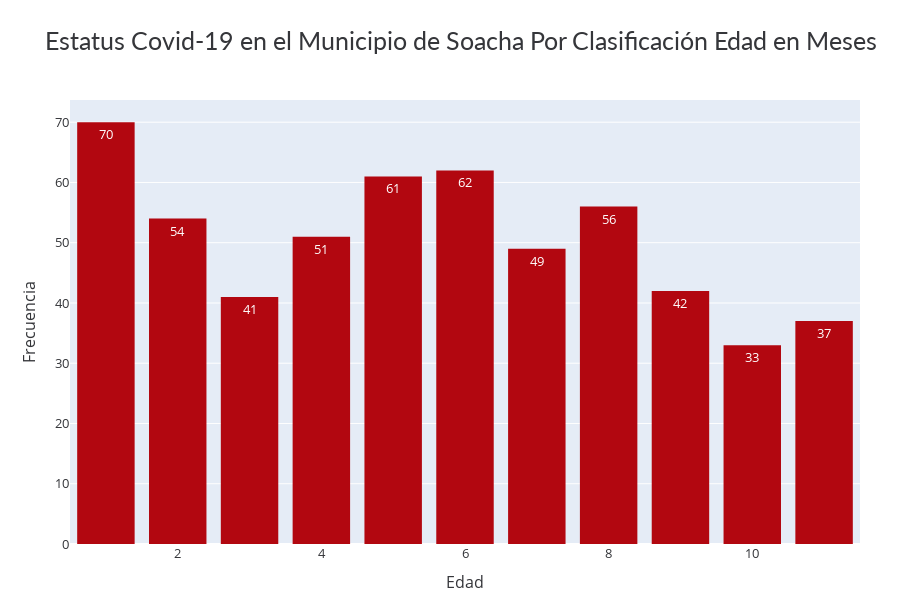

Source (notebook cell):
### Code cell
# Grafica de barras para la variable Edad, pero filtrada por años.
fig_bars = px.bar(edadMeses, x='Edad', y='Frecuencia', text='Frecuencia',
                    title='Estatus Covid-19 en el Municipio de Soacha Por Clasificación Edad en Meses',
                    color_discrete_sequence=['#b20710'])
fig_bars.update_traces(hovertemplate=None, marker=dict(line=dict(width=0)))
fig_bars.update_xaxes(visible=True)
fig_bars.update_yaxes(visible=True)
fig_bars.update_layout(height=600,
                            margin=dict(t=100, b=20, l=70, r=40),
                            hovermode='y unified',
                            title_font=dict(size=25, color='#35363a', family='Lato, sans-serif'),
                            font=dict(color='#35363a', size=13))

### Figure 1 — Plotly figure (JSON) as saved in the notebook; plotly's stock layout.template omitted (floating-point values rounded to 4 significant figures)
{"data": [{"alignmentgroup": "True", "legendgroup": "", "marker": {"color": "#b20710", "line": {"width": 0}, "pattern": {"shape": ""}}, "name": "", "offsetgroup": "", "orientation": "v", "showlegend": false, "text": [70, 62, 61, 56, 54, 51, 49, 42, 41, 37, 33], "textposition": "auto", "type": "bar", "x": [1, 6, 5, 8, 2, 4, 7, 9, 3, 11, 10], "xaxis": "x", "y": [70, 62, 61, 56, 54, 51, 49, 42, 41, 37, 33], "yaxis": "y"}], "layout": {"barmode": "relative", "font": {"color": "#35363a", "size": 13}, "height": 600, "hovermode": "y unified", "legend": {"tracegroupgap": 0}, "margin": {"b": 20, "l": 70, "r": 40, "t": 100}, "title": {"font": {"color": "#35363a", "family": "Lato, sans-serif", "size": 25}, "text": "Estatus Covid-19 en el Municipio de Soacha Por Clasificación Edad en Meses"}, "xaxis": {"anchor": "y", "domain": [0, 1], "title": {"text": "Edad"}, "visible": true}, "yaxis": {"anchor": "x", "domain": [0, 1], "title": {"text": "Frecuencia"}, "visible": true}}}
